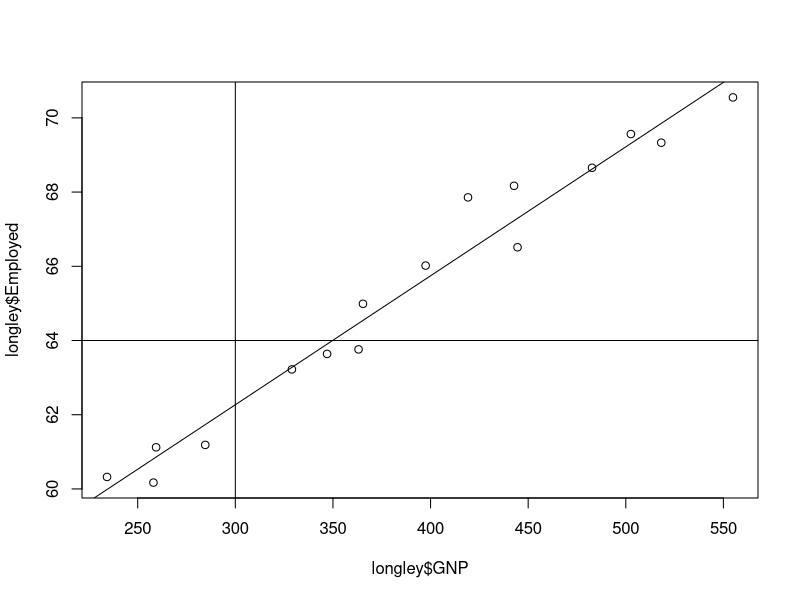
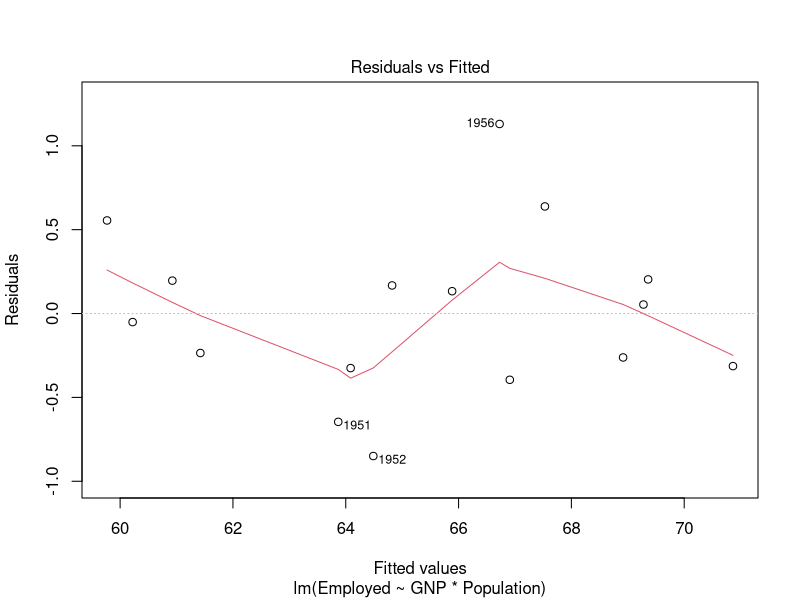
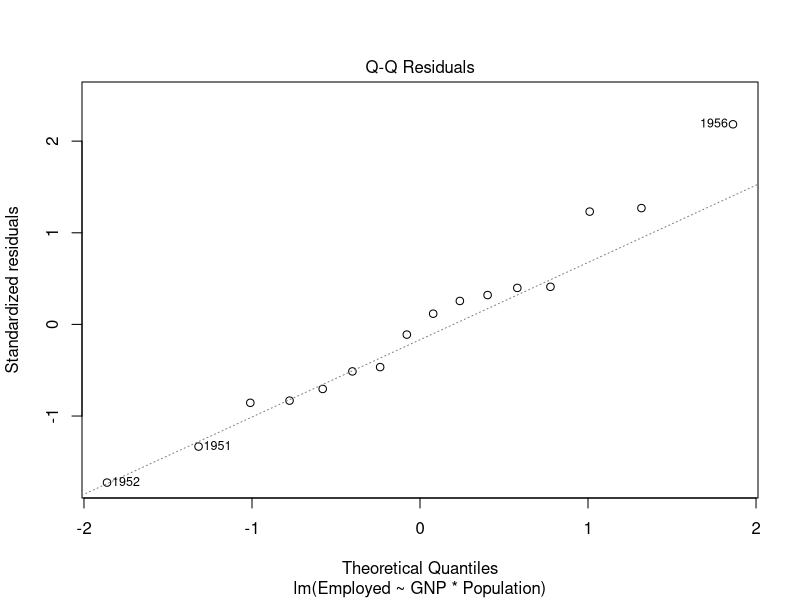
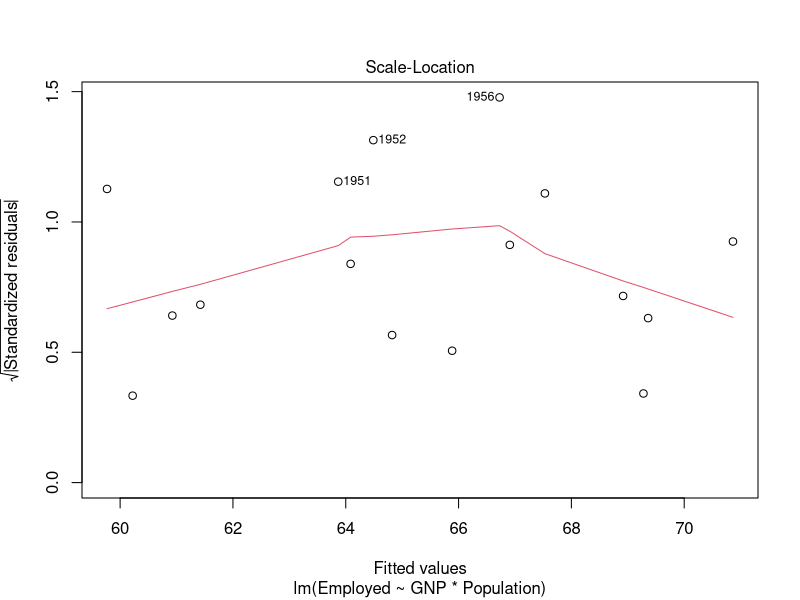
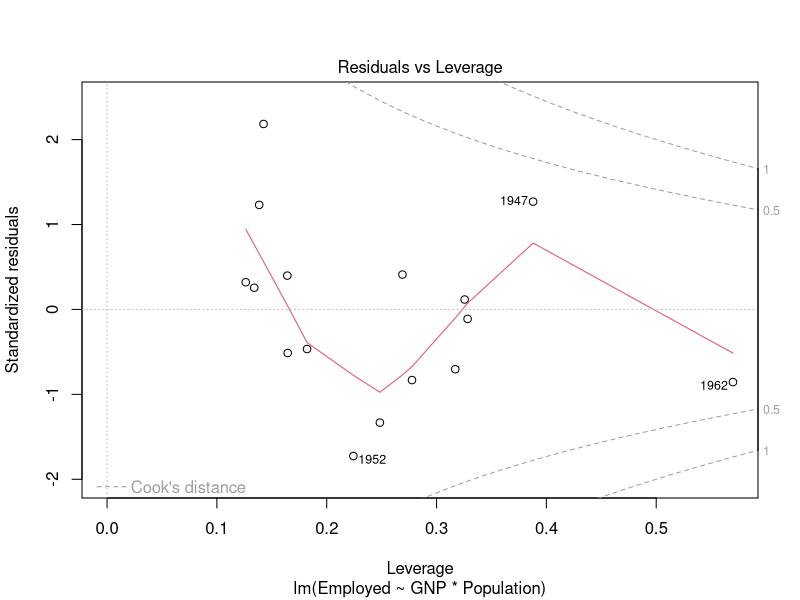
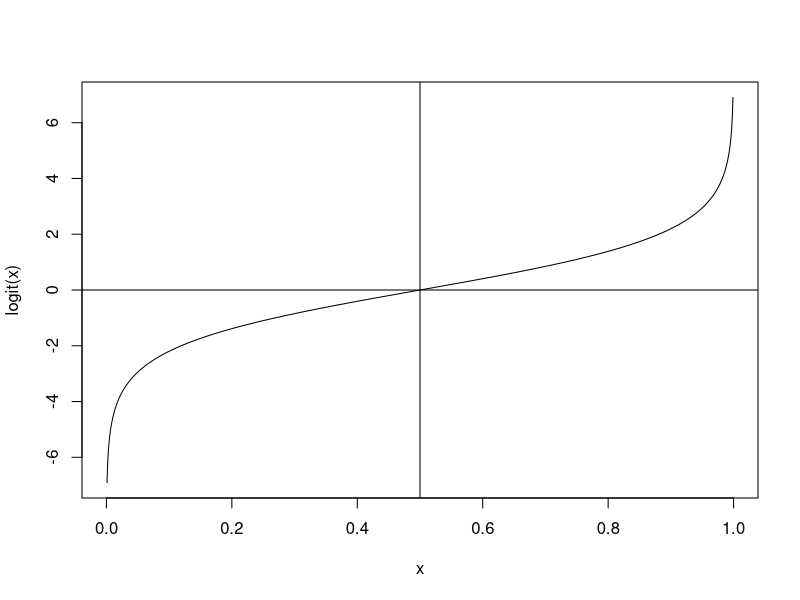
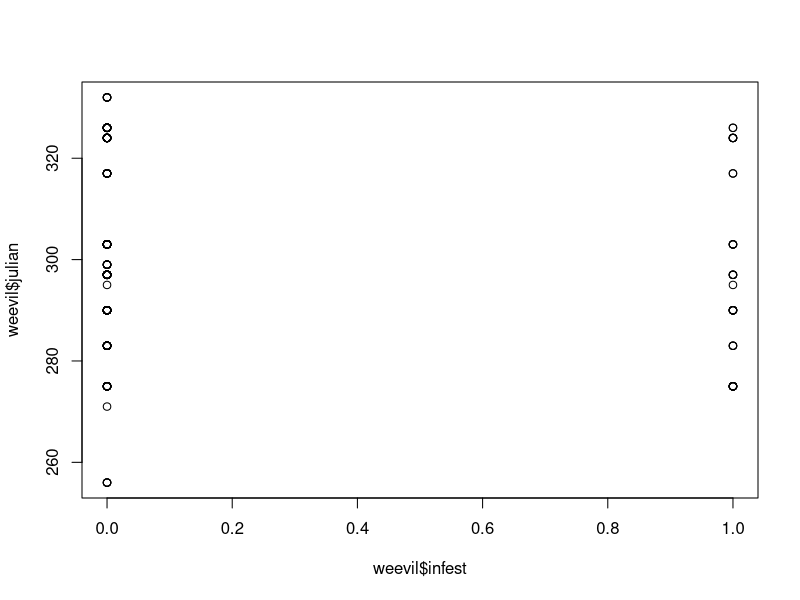
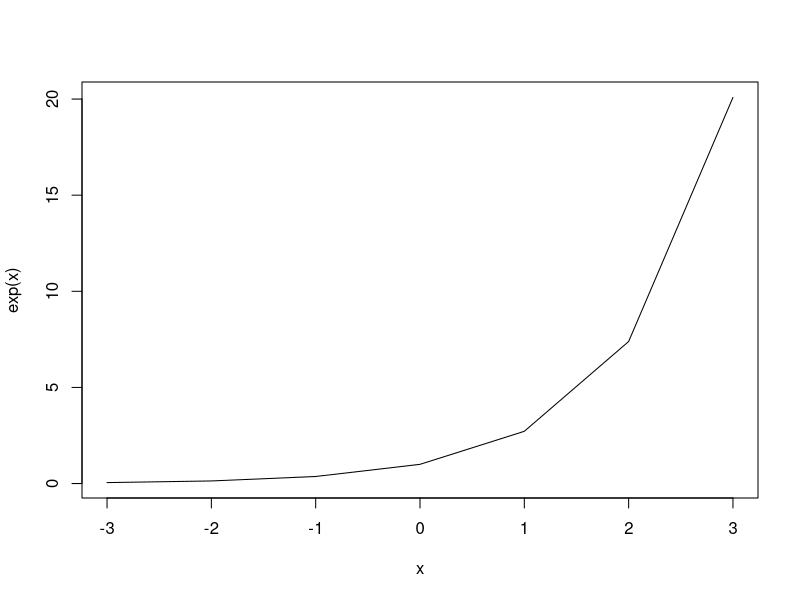

R code for these plots, in order:
#Review of Linear models - use lm()

data(longley) #economic dataset  built into R
longley

#Simple linear regression
plot(longley$GNP, longley$Employed)

f = lm(formula= Employed ~ GNP, data=longley)
f = lm(formula= longley$Employed ~ longley$GNP)

summary(f)
abline(f)

abline(v=300)
abline(h=64)

#Multiple regression
#Remember model notation: * indicates all possible interactions
g = lm(formula= Employed ~ GNP*Population, data=longley)
summary(g)

#Look at some plots

plot(g)

#GLM: logistic
#Used when you have proportion data (between 0 and 1 - e.g. probabilities)
#Link function: logit ln(p/(1-p))
#Converts 0-1 values into a much wider range (~-6 to 6)

#Visualize
help(seq)
x = seq(0.001,0.999,0.001) #generate sequence of values

y = log(x/(1-x))

plot(x,y, ylab="logit(x)", type="l")
abline(v=0.5)
abline(h=0)

#Grab some of my own data: acorns infested with weevils
#acorns are either infested (1) or uninfested (0), therefore
#it's a binary (specifically, a Bernoulli) response
#Three years of data

setwd("data")
weevil = read.csv('weevil.csv', header=TRUE)
setwd("..")
weevil[1:20,]

plot(weevil$infest, weevil$julian)

#modeling infestation as a function of species and year
#Three years of data - why do I only have 2 year dummy variables?
#Along the same lines - why only 1 species variable?

#Use glm function: setup is similar, just need to specify family

help(glm)

glm.logistic = glm(formula= infest ~ species + y07 + y08, data=weevil, 
family=binomial)

summary(glm.logistic)

#Logistic regression with weights

#Create some data
#Probability of seedling survival based on whether or not the seed was buried, and
#whether or not it received an anti-predator hot sauce treatment (red)
#2x2 factorial design within each of 10 plots for total of 40 subplots
#25 seeds per subplot

nplots = 10
nsubplots = 4 #per plot
nseeds = 25 #per subplot

#Generate dummy variables for buried and red
buried = rep(c(0,0,1,1),nplots)
red = rep(c(1,0,1,0),nplots)

#Generate intercept column (could also use model.matrix)
int = rep(1,40)

#Generate subplot id list
subplot = c(1:40)

#Create design matrix
mat = cbind(int,buried,red)

#"True" parameter values (int, buried, red)
b = c(-1,4,3)

#Calculate linear predictor using matrix multiplication
lin.pred = mat %*% b

#Transform using inverse logit to probabilities
exp.p = exp(lin.pred)/(1+exp(lin.pred))

#Generate actual observed values using probabilities
obs = rbinom(40,25,exp.p)
#Column of total seeds planted
total = rep(25,40)
#Calculate percent surviving in each subplot
pct = obs/total

#Bind data together and look at it
my.data = data.frame(subplot,buried,red,obs,total,pct)

my.data

#Conduct glm using pooled subplot-level data (i.e. percents) weighted
#"Frequency" form
model1 = glm(formula = pct ~ buried + red, family = binomial, 
             weights = total, data = my.data)
b
summary(model1)

#Now, expand data so that each seed is in a single row ("case" form)

my.data2.a = cbind(my.data[rep(1:nrow(my.data),my.data$obs),c(1,2,3)],1)
names(my.data2.a)[4] = "survive"
my.data2.b = cbind(my.data[rep(1:nrow(my.data),(25-my.data$obs)),c(1,2,3)],0)
names(my.data2.b)[4] = "survive"

my.data2 = rbind(my.data2.a,my.data2.b)

dim(my.data2)

#Check
nplots*nsubplots*nseeds

#Run GLM again without weights this time
model2 = glm(formula = survive ~ buried + red, family = binomial, data = my.data2)

summary(model2)

#Compare 
b
summary(model1)

#GLM: Poisson
#Used when you have count data (i.e., positive integers only)
#Problems with Poisson: single parameter makes it hard to fit sometimes
#Negative binomial (has 2 parameters) is an alternative
#I'll stop being lazy and make my own data

help(rpois)
counts = c(rpois(20,lambda=20),rpois(20,lambda=5))

counts

#Assign group membership
group = c(rep(1,20),rep(2,20))

#Make another junk variable

junk = rnorm(40,mean=0,sd=1)

data = cbind(counts,group,junk)
data

#Log link in Poisson glm - need positive number for prediction of lambda
x = seq(-3,3) #generate sequence of values

y = exp(x)

plot(x,y, ylab  ="exp(x)", type="l")

#Glm Uses a log link function by default, which is what we want
glm.Pois = glm(counts ~ group*junk, family=poisson())

summary(glm.Pois)



#################For Later
###########################################


##Simple Linear Mixed Model (Fixed and Random Effects)

library(nlme)
library(MASS)
data(oats)

#Give it reasonable names
names(oats) = c('block', 'variety', 'nitrogen', 'yield')

summary(oats)

#First a linear model

oats.lm = lm(yield ~ variety + nitrogen, data=oats)
summary(oats.lm)

#Now we'll add random effects of block
#Block is basically repeated versions of the experiment in different plots
#We're not really interested in these variables, but you can think of block
#as random because you picked these blocks from a distribution of potential sites

#use lme()function - arguments are similar
#random  = ~1|(something) is the format you will use for random intercepts
oats.mixed = lme(yield ~ variety + nitrogen, random = ~1|block, data=oats)

summary(oats.mixed)
#Random effects listed first, then fixed effects

#Finally, the combination: General Linear Mixed Model

#Using function glmmPQL in package MASS
#My weevil data, but with a random intercept based on tree
#Tree makes a lot of sense as a random effect - they are a subset of many
#trees that could have been chosen for the study, and I'm not particularly interested
#in the variation between trees other than making sure it doesn't pollute my other inferences

weevil[1:10,]
weevil$treecode = as.factor(weevil$treecode)

weevil.mixed = glmmPQL(infest ~ species + y07 + y08, random = ~1|treecode, data=weevil, 
family=binomial(link='logit'))

summary(weevil.mixed)

